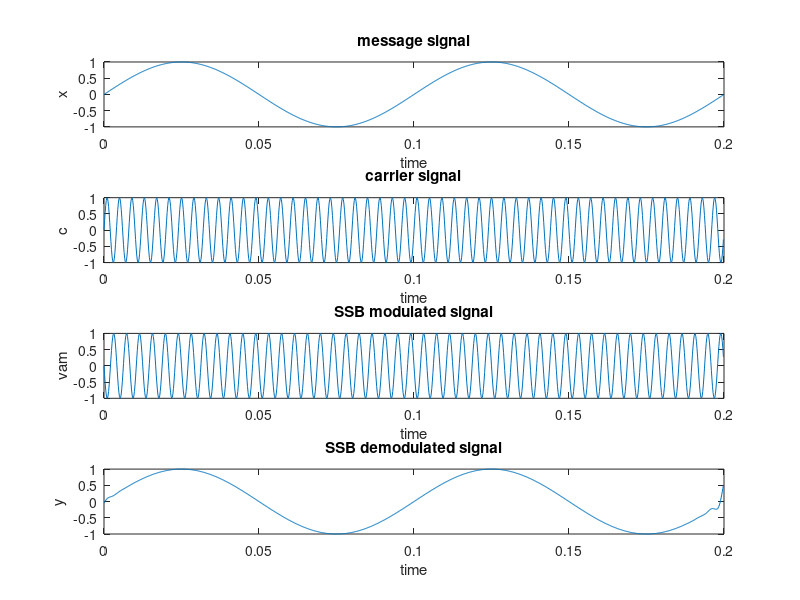

This figure's MATLAB source:
%SSB Modulation demodulation (fm=10Hz;fc=250Hz)
%modulating signal
fm=10;
fc=250;
%sampling frequency
fs=2*(fc+2*fm)*10;
t=0:1/fs:((2/fm)-(1/fs));
vm=1;%signal amplitude
w=2*pi*fm*t;%frequency
x=vm*sin(w);% message signal
%carrier signal
A=1;
c=A*sin(2*pi*fc*t);%carrier signal
vam=ssbmod(x,fc,fs);%SSB modulation expression
y=ssbdemod(vam,fc,fs);%SSB demodulation expression
subplot(4,1,1);
plot(t,x);
xlabel('time');
ylabel('x');
title('message signal');

subplot(4,1,2);
plot(t,c);
xlabel('time');
ylabel('c');
title('carrier signal');

subplot(4,1,3);
plot(t,vam);
xlabel('time');
ylabel('vam');
title('SSB modulated signal');

subplot(4,1,4);
plot(t,y);
xlabel('time');
ylabel('y');
title('SSB demodulated signal');